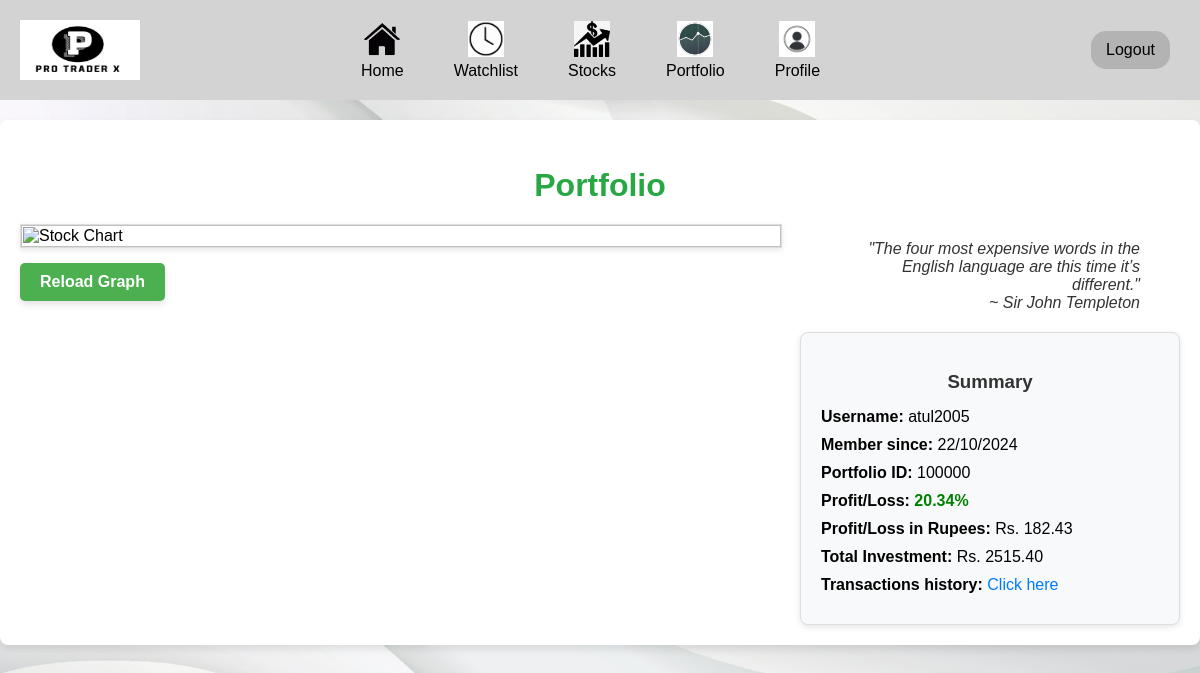
/portfolio/ (signed in), run on the app's committed database.
### stock/models.py (models this page shows, shortened)
class User(AbstractBaseUser):
    ROLES = [
        ('admin', 'Admin'),
        ('user', 'User'),
    ]
    user_id = models.BigAutoField(primary_key=True)
    email = models.EmailField(unique=True, default='defaultemail@example.com')
    username = models.CharField(max_length=50, unique=True, default='Trader')
    first_name = models.CharField(max_length=50, default='FirstName')
    last_name = models.CharField(max_length=50, default='LastName')
    phone = models.CharField(max_length=15, blank=True, default='000-000-0000')
    role = models.CharField(max_length=5, choices=ROLES, default='user')
    budget = models.DecimalField(max_digits=15, decimal_places=2, default=5000.00)
    created_at = models.DateTimeField(default=timezone.now)
    image = models.ImageField(upload_to='static/stock/profile_pictures/', default='static/stock/profile_pictures/profile.jpg')
    is_active = models.BooleanField(default=True)
    is_staff = models.BooleanField(default=False)
    is_superuser = models.BooleanField(default=False)
    objects = UserManager()
    USERNAME_FIELD = 'email'
    REQUIRED_FIELDS = ['username', 'first_name', 'last_name']
    @property
    def is_staff(self):
        """Is the user a member of staff?"""
        return self.is_superuser  # Adjust this logic as necessary

class Portfolio(models.Model):
    user = models.ForeignKey(User, on_delete=models.CASCADE, default=None)
    portfolio_id = models.BigAutoField(primary_key=True)
    portfolio_name = models.CharField(max_length=100, default='My Portfolio')
    profit_loss = models.DecimalField(max_digits=15, decimal_places=2, default=0.00)
    created_at = models.DateTimeField(default=timezone.now)
    graphs = models.ImageField(upload_to='static/stock/graphs/', default='static/stock/graphs/graph.jpg')

### stock/views.py (the view)
# urls.py: path('portfolio/', views.portfolio, name='portfolio'),
@login_required(login_url='/login/')
def portfolio(request):
    user = get_object_or_404(User, email=request.user.email)
    portfolio = get_object_or_404(Portfolio, user=user)
    transactions = Transaction.objects.filter(portfolio=portfolio)
    total_investment = sum(
        tx.price_per_share * tx.quantity
        for tx in transactions
        if tx.transaction_type in ('buy', 'bs')
    )
    total_investment_pnl = sum(
        tx.price_per_share * tx.quantity
        for tx in transactions
        if tx.transaction_type in ('bs')
    )
    portfolio.profit_loss = 0
    for transaction in transactions:
        if transaction.transaction_type in ('sell'):
            portfolio.profit_loss += transaction.total_price
        elif transaction.transaction_type in ('bs'):
            portfolio.profit_loss -= transaction.total_price
    total_profit_loss = portfolio.profit_loss
    portfolio.save()
    context = {
        'user': user,
        'portfolio': portfolio,
        'transactions': transactions,
        'total_profit_loss': total_profit_loss,
        'total_investment': total_investment,
        'total_profit_loss_percentage': (total_profit_loss/total_investment_pnl)*100
    }
    return render(request, 'stock/portfolio.html', context)

### templates/stock/portfolio.html (shortened to what this page needs)
{% extends './navbar.html' %}
{% load static %}
{% block body %}
<!DOCTYPE html>
<html lang="en">
<head>
    <link rel="stylesheet" href="{% static 'stock/css/portfolio.css' %}" type="text/css" media="screen">
    <link rel="stylesheet" href="{% static 'stock/css/navbar.css' %}" type="text/css" media="screen">
</head>
<body style="background-image: url('{% static 'stock/images/bg.jpg' %}');">
    <section class="container">
        <h2 class="heading">Portfolio</h2>
        <div class="portfolio-section">
            <div class="chart-container">
                <img id="portfolio-graph" src="{% static portfolio.graphs %}"  alt="Stock Chart" class="chart-image">
                <button class="reload-button" id="reload-graph">Reload Graph</button>
            </div>
            <div class="summary-container">
                <blockquote class="quote">
                    "The four most expensive words in the English language are this time it’s different."
                    <br>~ Sir John Templeton
                </blockquote>
                <div class="summary-box">
                    <h3>Summary</h3>
                    <p><strong>Username:</strong> {{ user.username }}</p>
                    <p><strong>Member since:</strong> {{ user.created_at|date:"d/m/Y" }}</p>
                    <p><strong>Portfolio ID:</strong> {{ portfolio.portfolio_id }}</p>
                    <p><strong>Profit/Loss:</strong> <span class="profit">{{ total_profit_loss_percentage|floatformat:2 }}%</span></p>
                    <p><strong>Profit/Loss in Rupees:</strong> Rs. {{ total_profit_loss }}</p>
                    <p><strong>Total Investment:</strong> Rs. {{ total_investment }}</p>
                    <p><strong>Transactions history:</strong> <a href="../transactions/">Click here</a></p>
                </div>
            </div>
        </div>
    </section>
</body>
</html>
{% endblock body %}

### static/stock/css/portfolio.css (style rules this page uses)
body { font-family: Arial, sans-serif; background-color: #f4f4f4; background-size: cover; background-position: center; background-repeat: repeat; margin: 0; padding: 0; }
.reload-button { display: inline-block; margin-top: 15px; padding: 10px 20px; background-color: #4CAF50; color: white; font-size: 16px; font-weight: bold; border: none; border-radius: 5px; cursor: pointer; transition: background-color 0.3s ease, transform 0.3s ease; text-align: center; box-shadow: 0px 4px 6px rgba(0, 0, 0, 0.1); }
.container { max-width: 1200px; margin: 20px auto; padding: 20px; background-color: #ffffff; box-shadow: 0 4px 8px rgba(0, 0, 0, 0.1); border-radius: 8px; }
.heading { text-align: center; color: #28a745; font-size: 2rem; margin-bottom: 20px; font-weight: bold; }
.portfolio-section { display: flex; justify-content: space-between; align-items: flex-start; }
.chart-container { flex: 2; margin-right: 20px; }
.chart-image { width: 100%; height: auto; border: 1px solid #ddd; box-shadow: 0 2px 6px rgba(0, 0, 0, 0.1); }
.summary-container { flex: 1; }
.summary-box { background-color: #f8f9fa; border: 1px solid #ddd; padding: 20px; border-radius: 8px; box-shadow: 0 2px 6px rgba(0, 0, 0, 0.1); }
.summary-box h3 { text-align: center; margin-bottom: 15px; color: #333; }
.summary-box p { font-size: 1rem; margin: 10px 0; }
.profit { color: green; font-weight: bold; }
.summary-box a { color: #007bff; text-decoration: none; }
.quote { font-style: italic; text-align: right; margin-bottom: 20px; color: #333; }

### data on the page
User: username "atul2005", created_at "22/10/2024"
Portfolio: portfolio_id "100000", profit_loss "182.43"

### other printed values
{{ total_profit_loss_percentage|floatformat:2 }} "20.34"
{{ total_investment }} "2515.40"
